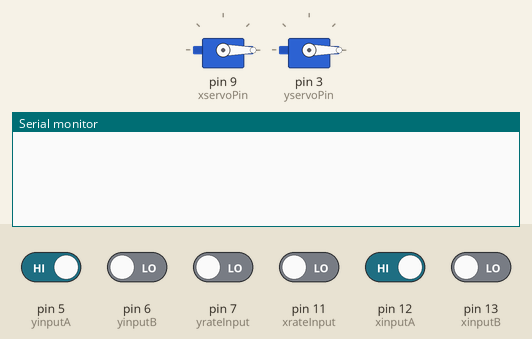
Recording of a sketch running on a simulated Arduino Uno, built with avr-gcc and run on an emulated ATmega328P. On the bench: 2 × servo, the last lines printed to the serial monitor. The inputs (shaded band) are chosen by the test bench; at power-on: pin 5 (yinputA), pin 12 (xinputA) HIGH, pin 6 (yinputB), pin 7 (yrateInput), pin 11 (xrateInput), pin 13 (xinputB) LOW.

Above: at 1.2 s.
1.3 s: pin 5 (yinputA) driven LOW
At 2.5 s:
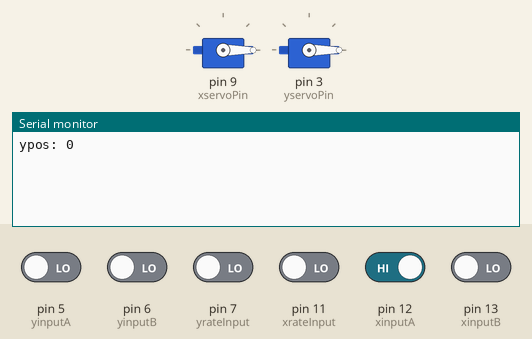
2.8 s: pin 7 (yrateInput) driven HIGH
At 3.9 s:
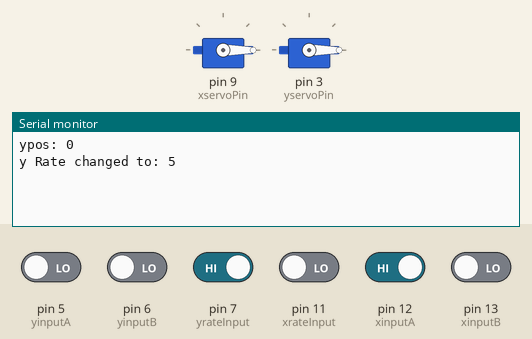
4.3 s: pin 11 (xrateInput) driven HIGH
At 5.0 s:
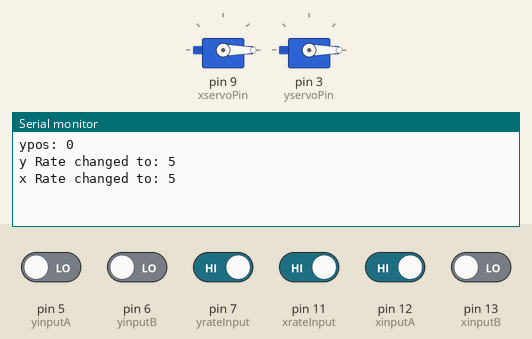
5.8 s: pin 12 (xinputA) driven LOW
At 6.2 s:
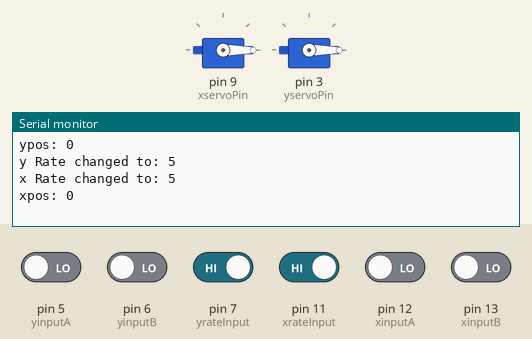

The sketch:

dualServosWithRateChangeEncoders.ino
```cpp
#include <Servo.h>
#define xinputA 12
#define xinputB 13
#define xrateInput 11
#define xservoPin 9
//
#define yinputA 5
#define yinputB 6
#define yrateInput 7
#define yservoPin 3

int xpos = 0;
int xrateChange = 1;
int xaState;
int xaLastState;
int xlastRateState;
int xrateState;
Servo xservo;
//
int ypos = 0;
int yrateChange = 1;
int yaState;
int yaLastState;
int ylastRateState;
int yrateState;
Servo yservo;

void setup() {
  pinMode(xinputA, INPUT);
  pinMode(xinputB, INPUT);
  pinMode(xrateInput, INPUT);
  xservo.attach(xservoPin);
  pinMode(yinputA, INPUT);
  pinMode(yinputB, INPUT);
  pinMode(yrateInput, INPUT);
  yservo.attach(yservoPin);
  Serial.begin(9600);
  xaLastState = digitalRead(xinputA);
  xlastRateState = LOW;
  yaLastState = digitalRead(yinputA);
  ylastRateState = LOW;
}

void loop() {

  xpos = xpos + getXEncoderChange();
  xservo.write(xpos);
  ypos = ypos + getYEncoderChange();
  yservo.write(ypos);
}

int getXEncoderChange(){
  xaState = digitalRead(xinputA);
  xrateState = digitalRead(xrateInput);
  int localCounter = 0;

  if(xaState != xaLastState){
    if(xaState != digitalRead(xinputB)){
      if(xpos < 180 && (xpos + xrateChange) <= 180){
        localCounter+= xrateChange;
      }
    }else{
      if(xpos > 0 && (xpos - xrateChange) >= 0){
        localCounter-= xrateChange;
      }
    }
    Serial.print("xpos: ");
    Serial.println(xpos + localCounter);
  }
  xaLastState = xaState;

  if(xlastRateState != xrateState && xrateState == HIGH){
    switch(xrateChange){
      case(1):
        xrateChange = 5;
        break;
      case(5):
        xrateChange = 10;
        break;
      default:
        xrateChange = 1;
        break;
    }
    Serial.print("x Rate changed to: ");
    Serial.println(xrateChange);
  }
  xlastRateState = xrateState;

  return localCounter;
}


int getYEncoderChange(){
  yaState = digitalRead(yinputA);
  yrateState = digitalRead(yrateInput);
  int localCounter = 0;

  if(yaState != yaLastState){
    if(yaState != digitalRead(yinputB)){
      if(ypos < 180 && (ypos + yrateChange) <= 180){
        localCounter+= yrateChange;
      }
    }else{
      if(ypos > 0 && (ypos - yrateChange) >= 0){
        localCounter-= yrateChange;
      }
    }
    Serial.print("ypos: ");
    Serial.println(ypos + localCounter);
  }
  yaLastState = yaState;

  if(ylastRateState != yrateState && yrateState == HIGH){
    switch(yrateChange){
      case(1):
        yrateChange = 5;
        break;
      case(5):
        yrateChange = 10;
        break;
      default:
        yrateChange = 1;
        break;
    }
    Serial.print("y Rate changed to: ");
    Serial.println(yrateChange);
  }
  ylastRateState = yrateState;

  return localCounter;
}
```

Measured:
- after the input at 1.3 s, the serial monitor: prints a new line at once (image 1)
- after the input at 2.8 s, the serial monitor: prints a new line at once (image 2)
- after the input at 4.3 s, the serial monitor: prints a new line at once (image 3)
- after the input at 5.8 s, the serial monitor: prints a new line at once (image 4)
